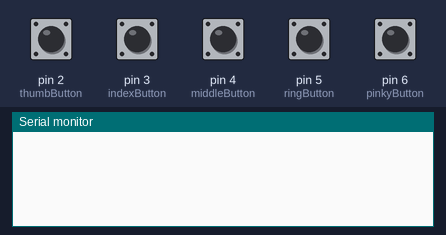
The sketch below on a simulated Arduino Uno, built with avr-gcc and run on an emulated ATmega328P. Shown: the last lines printed to the serial monitor. The inputs (shaded band) are chosen by the test bench; at power-on: pin 2 (thumbButton), pin 3 (indexButton), pin 4 (middleButton), pin 5 (ringButton), pin 6 (pinkyButton) LOW.

Above: at 1.2 s.
1.3 s: pin 2 (thumbButton) pulled HIGH for 0.15 s
At 2.2 s:
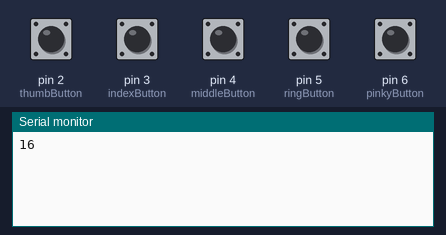
2.9 s: pin 3 (indexButton) pulled HIGH for 0.15 s
At 3.4 s:
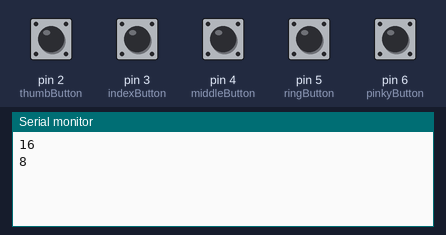
4.5 s: pin 4 (middleButton) pulled HIGH for 0.15 s
At 5.8 s:
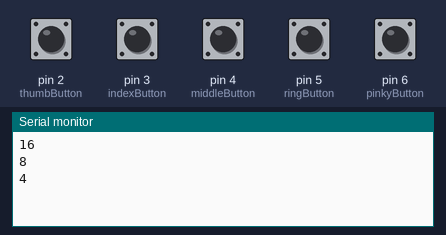
6.1 s: pin 5 (ringButton) pulled HIGH for 0.15 s
At 7.1 s:
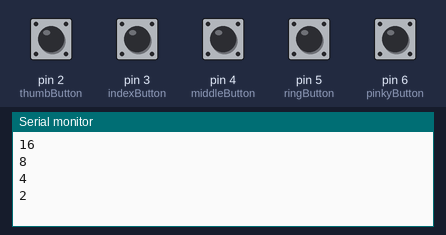
7.7 s: pin 6 (pinkyButton) pulled HIGH for 0.15 s
At 8.4 s:
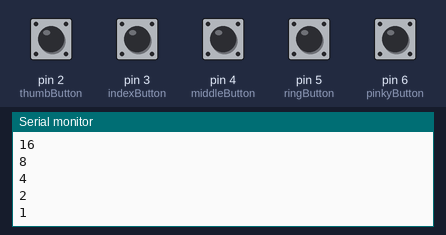
Timing chart, 0 to 10.3 s (numbered marks = the images above; inputs shaded):
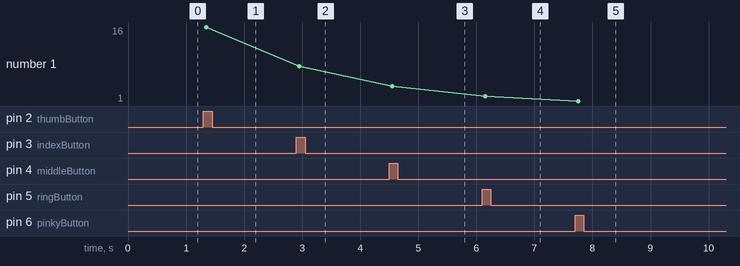

Measured:
- after the input at 1.3 s, the serial monitor: prints a new line after 0.05 s (image 1)
- after the input at 2.9 s, the serial monitor: prints a new line after 0.05 s (image 2)
- after the input at 4.5 s, the serial monitor: prints a new line after 0.05 s (image 3)
- after the input at 6.1 s, the serial monitor: prints a new line after 0.05 s (image 4)
- after the input at 7.7 s, the serial monitor: prints a new line after 0.06 s (image 5)
- plotted number 1: 16 → 8 after the input at 2.9 s, 8 → 4 after the input at 4.5 s, 4 → 2 after the input at 6.1 s, 2 → 1 after the input at 7.7 s

The sketch:

KeyboardGlove.ino
```cpp
int thumbButton = 2;
int indexButton = 3;
int middleButton = 4;
int ringButton = 5;
int pinkyButton = 6;
int lastState = 0;

void setup() {
  Serial.begin(9600);
  pinMode(thumbButton, INPUT);
  pinMode(indexButton, INPUT);
  pinMode(middleButton, INPUT);
  pinMode(ringButton, INPUT);
  pinMode(pinkyButton, INPUT);
}

void loop() {
  int thumbState = digitalRead(thumbButton) << 4;
  int indexState = digitalRead(indexButton) << 3;
  int middleState = digitalRead(middleButton) << 2;
  int ringState = digitalRead(ringButton) << 1;
  int pinkyState = digitalRead(pinkyButton);

  int state = thumbState | indexState | middleState | ringState | pinkyState;
  if(state > 0 && lastState == state) {
    Serial.println(state);
    delay(100);
  } else {
    lastState = state;
    delay(50);
  }
}
```
